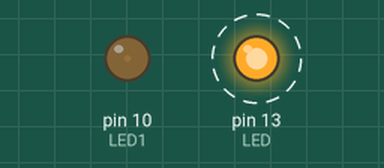
The sketch below on a simulated Arduino Uno, built with avr-gcc and run on an emulated ATmega328P. Parts: output pins drawn as LEDs (lit = HIGH). Dashed ring = blinking.

Above: at 0.2 s.
Timing chart, 0 to 3.0 s (numbered marks = the images above):
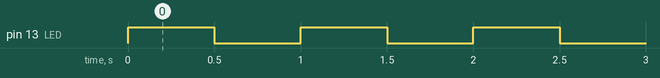

Measured:
- by itself, pin 13 (LED): alternates HIGH for 0.50 s and LOW for 0.50 s

The sketch:

LED.ino
```cpp
const int LED = 13;
const int LED1 = 10;

void setup() {
  // put your setup code here, to run once:
  pinMode(LED, OUTPUT);
  pinMode(LED1, OUTPUT);
  //digitalWrite(LED1, LOW);
  analogWrite(LED1, 5);
}

void loop() {
  // put your main code here, to run repeatedly:

  digitalWrite(LED, HIGH);
  delay(500);
  digitalWrite(LED, LOW);
  delay(500);
}
```
